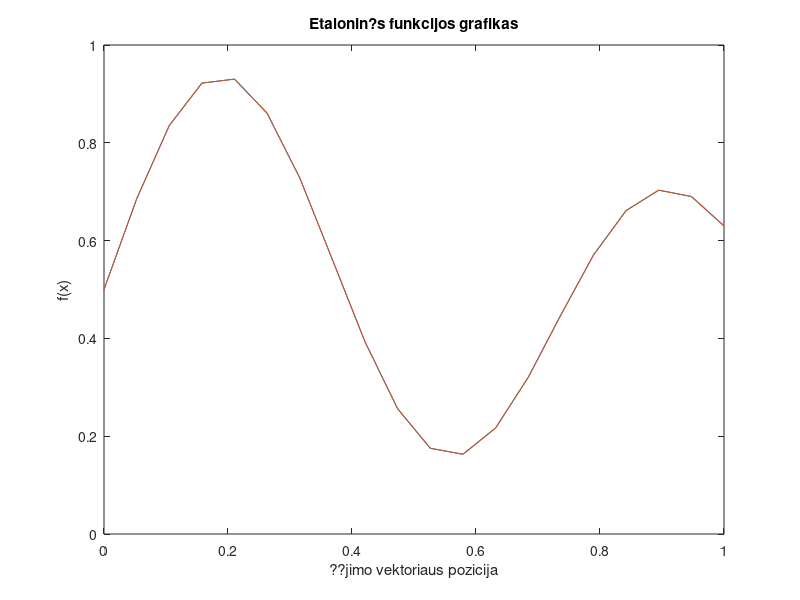

The MATLAB script that drew this image:
clear all; 
clc;

x=linspace(0,1,20);

func=(1+0.6*sin(2*pi*x/0.7)+0.3*sin(2*pi*x))/2;

figure(1)
plot(x,func,x,func);
title('Etalonin?s funkcijos grafikas');
xlabel('??jimo vektoriaus pozicija'); 
ylabel('f(x)');